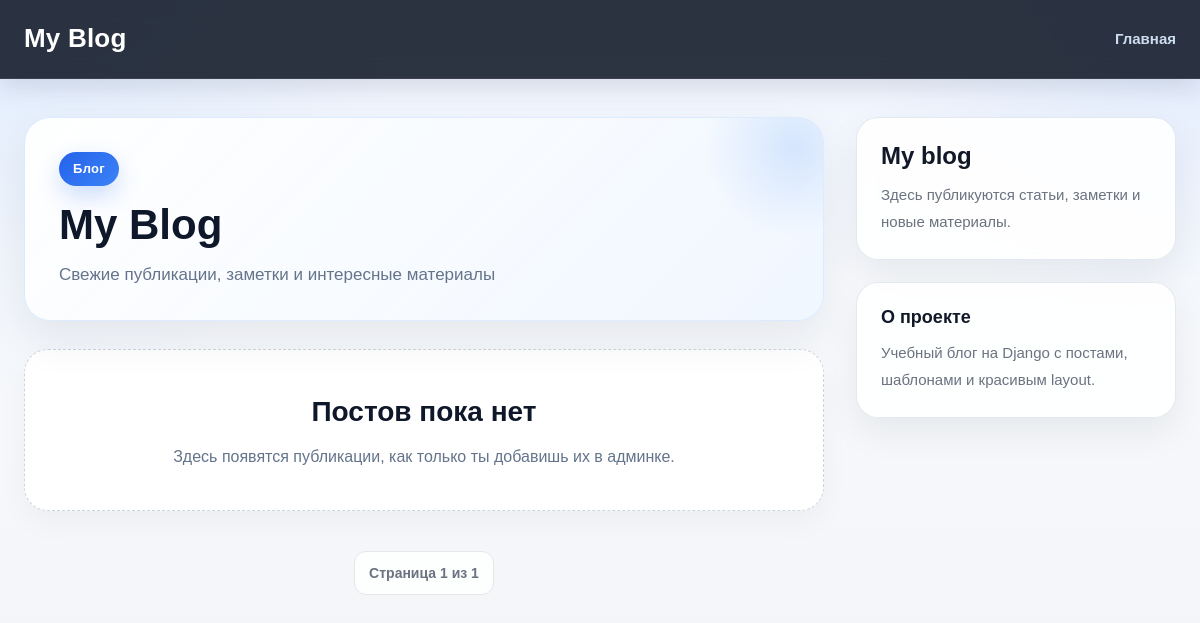
/blog/, run on an earlier commit of the app's database.
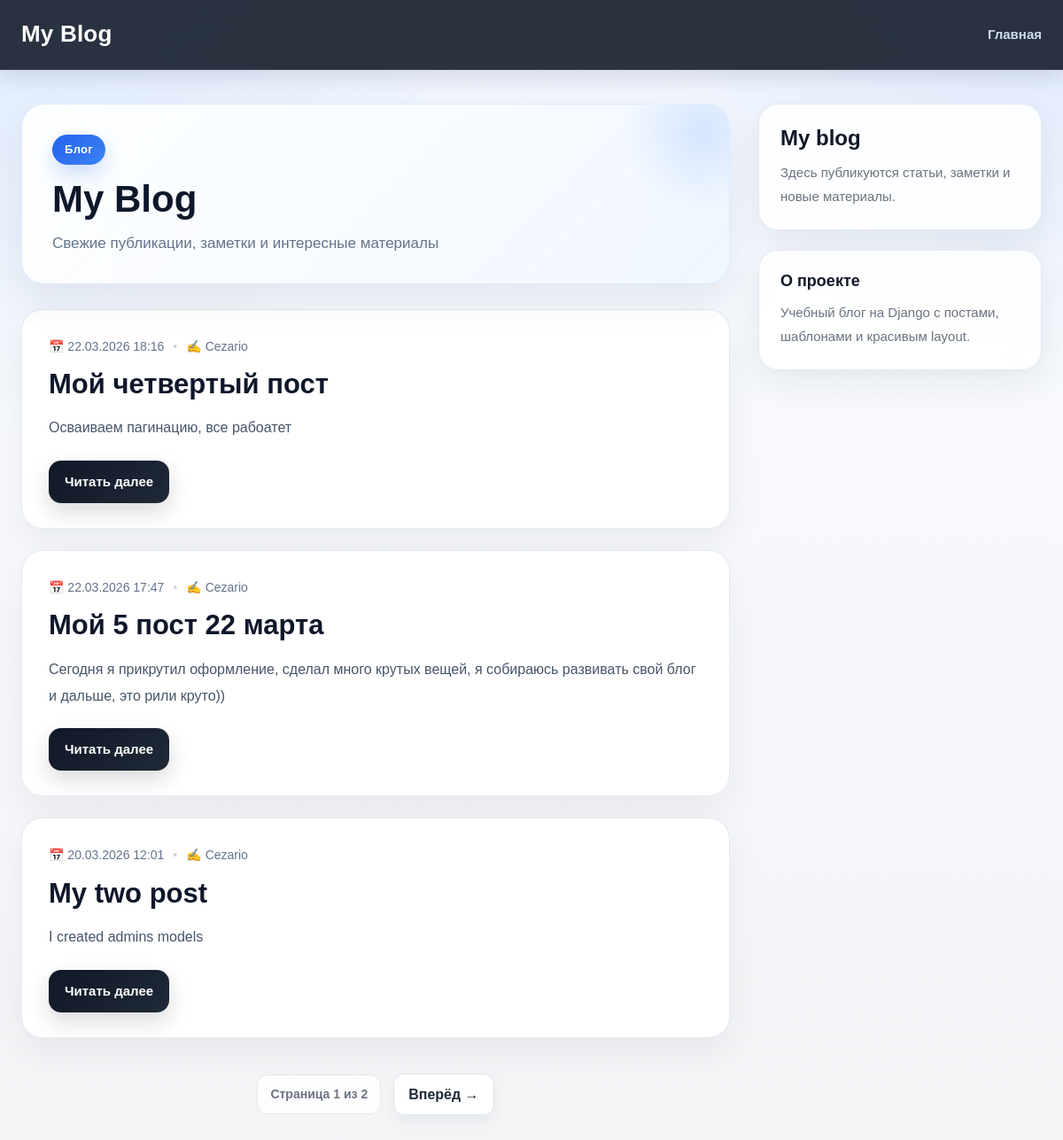
And on a later commit of the database.
### blog/models.py (models this page shows, shortened)
class Post(models.Model):
	class Status(models.TextChoices):
		DRAFT = 'DF', 'Черновик'
		PUBLISHED = 'PB', 'Опубликованный'
	title = models.CharField(max_length=200)
	slug = models.SlugField(max_length=200, unique_for_date='publish')
	author = models.ForeignKey(
		settings.AUTH_USER_MODEL,
		on_delete=models.CASCADE,
		related_name='blog_posts',
		)
	body = models.TextField()
	publish = models.DateTimeField(default=timezone.now)
	created = models.DateTimeField(auto_now_add=True)
	updated = models.DateTimeField(auto_now=True)
	status = models.CharField(
		max_length=2,
		choices=Status,
		default = Status.DRAFT,)
	objects = models.Manager()
	published = PublishManager()
	class Meta:
		ordering = ['-publish']
		indexes = [
			models.Index(fields=['-publish']),
		]
	def get_absolute_url(self):
		return reverse(
			'blog:post_detail',
			args=[
				self.publish.year,
				self.publish.month,
				self.publish.day,
				self.slug
				]
			)

### blog/views.py (the view)
# urls.py: path('', views.post_list, name='post_list'),
def post_list(request):
    posts = Post.published.all()
    paginator = Paginator(posts, 3)
    page_number = request.GET.get('page', 1)
    try:
        posts = paginator.page(page_number)
    except PageNotAnInteger:
        posts = paginator.page(1)
    except EmptyPage:
        posts = paginator.page(paginator.num_pages)
    return render(
        request,
        'blog/post/list.html',
        {'posts': posts}
        )

### blog/models.py (called while the page is built)
	def get_queryset(self):
		return super().get_queryset().filter(status=Post.Status.PUBLISHED)

### blog/templates/blog/post/list.html (shortened to what this page needs)
{% extends "blog/base.html" %}
{% block content %}
<section class="blog-page">
  <div class="blog-header">
    <span class="blog-badge">Блог</span>
    <h1 class="blog-title">My Blog</h1>
    <p class="blog-subtitle">
      Свежие публикации, заметки и интересные материалы
    </p>
  </div>
  <div class="post-list">
    {% for post in posts %}
      <article class="post-card">
        <div class="post-card__content">
          <p class="post-meta">
            <span class="post-meta__item">📅 {{ post.publish|date:"d.m.Y H:i" }}</span>
            <span class="post-meta__dot">•</span>
            <span class="post-meta__item">✍ {{ post.author }}</span>
          </p>
          <h2 class="post-card__title">
            <a href="{{ post.get_absolute_url }}" class="post-card__link">
              {{ post.title }}
            </a>
          </h2>
          <div class="post-card__excerpt">
            {{ post.body|truncatewords:30|linebreaks }}
          </div>
          <a href="{{ post.get_absolute_url }}" class="post-card__button">
            Читать далее
          </a>
        </div>
      </article>
    {% empty %}
      <div class="empty-posts">
        <h2>Постов пока нет</h2>
        <p>Здесь появятся публикации, как только ты добавишь их в админке.</p>
      </div>
    {% endfor %}
    {% include "pagination.html" with page=posts %}
  </div>
</section>
{% endblock %}

### blog/templates/blog/base.html (shortened to what this page needs)
{% load static %}
<!DOCTYPE html>
<html lang="ru">
<head>
  <link href="{% static 'css/blog.css' %}" rel="stylesheet">
</head>
<body>
  <div class="site-wrapper">
    <header class="site-header">
      <div class="site-header__inner">
        <a href="{% url 'blog:post_list' %}" class="site-logo">My Blog</a>
        <nav class="site-nav">
          <a href="{% url 'blog:post_list' %}" class="site-nav__link">Главная</a>
        </nav>
      </div>
    </header>
    <main class="site-main">
      <div class="layout">
        <section id="content" class="content-area">
          {% block content %}
          {% endblock %}
        </section>
        <aside id="sidebar" class="sidebar-area">
          <div class="sidebar-card">
            <h2 class="sidebar-title">My blog</h2>
            <p class="sidebar-text">
              Здесь публикуются статьи, заметки и новые материалы.
            </p>
          </div>
          <div class="sidebar-card">
            <h3 class="sidebar-subtitle">О проекте</h3>
            <p class="sidebar-text">
              Учебный блог на Django с постами, шаблонами и красивым layout.
            </p>
          </div>
        </aside>
      </div>
    </main>
  </div>
</body>
</html>

### blog/templates/pagination.html (shortened to what this page needs)
<div class="pagination">
  <span class="pagination__info">
    Страница {{ page.number }} из {{ page.paginator.num_pages }}
  </span>
  {% if page.has_next %}
    <a class="pagination__link" href="?page={{ page.next_page_number }}">Вперёд →</a>
  {% endif %}
</div>

What changed in the data, as far as the page shows it:
added Post: publish "22.03.2026 18:16", author "Cezario", title "Мой четвертый пост", body "Осваиваем пагинацию, все рабоатет"
added Post: publish "22.03.2026 17:47", author "Cezario", title "Мой 5 пост 22 марта", body "Сегодня я прикрутил оформление, сделал много крутых вещей, я собираюсь развивать свой блог и дальше, это рили круто))"
added Post: publish "20.03.2026 12:01", author "Cezario", title "My two post", body "I created admins models"
Also different on the page:
{{ page.paginator.num_pages }}: "1" → "2"
text no longer shown: "Постов пока нет Здесь появятся публикации, как только ты добавишь их в админке."
text now shown: "Вперёд →"
